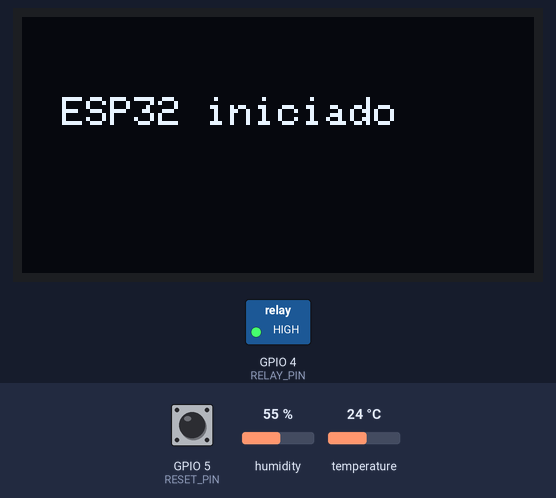
A sketch run on a simulated ESP32. Parts: 128×64 one-colour display, switched loads named in the sketch (green lamp = pin HIGH). The inputs (shaded band) are chosen by the test bench; at power-on: GPIO 5 (RESET_PIN) HIGH, humidity 55 %, temperature 24 °C. WiFi joins after 1.5 s; servers stay silent unless stated; network time is answered at once with the bench clock; the local clock reads 2024-03-15 10:24:30 at power-on unless the sketch sets it; what the sketch prints to the serial monitor is not drawn. At 9.0 s the program restarts the board; the recording ends there.

Above: at 3.1 s.
At 7.9 s:
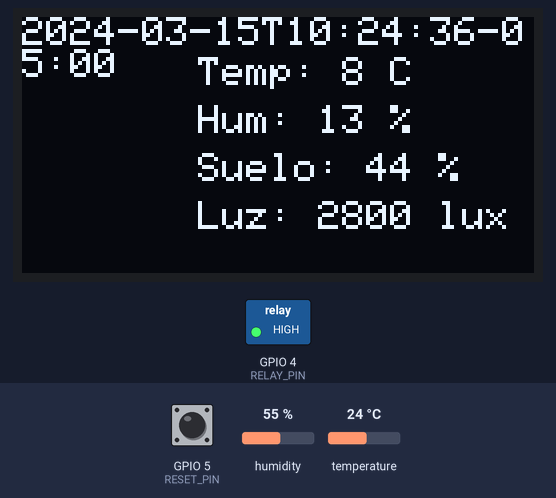
8.0 s: GPIO 5 (RESET_PIN) pulled LOW for 0.15 s
At 8.8 s:
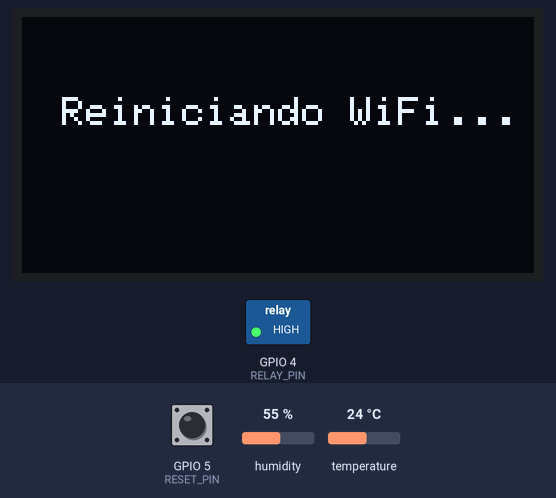
Timing chart, 0 to 9.0 s (numbered marks = the images above; inputs shaded):
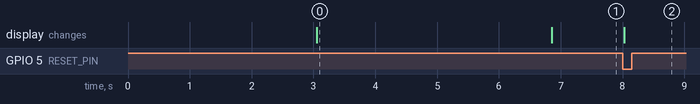

The sketch:

sketch_mar7a.ino
```cpp
#include <WiFi.h>
#include <WiFiManager.h>
#include <WebSocketsClient.h>
#include <HTTPClient.h>
#include <DHT.h>
#include <Wire.h>
#include <Adafruit_GFX.h>
#include <Adafruit_SSD1306.h>
#include <ArduinoJson.h>
#include <WiFiUdp.h>
#include <NTPClient.h>

// 📌 Configuración del sensor DHT22
#define DHTPIN 2
#define DHTTYPE DHT22
DHT dht(DHTPIN, DHTTYPE);

// 📌 Configuración del sensor YL-69
#define YL69_PIN A0 // Pin analógico A0 para YL-69

// 📌 Configuración del relé
#define RELAY_PIN 4 // Pin para el relé (control de la electrobomba)

// 📌 Configuración del sensor de luminosidad (LDR)
#define LIGHT_PIN A1 // Pin analógico A1 para LDR

// 📌 Configuración de la pantalla OLED
#define SCREEN_WIDTH 128
#define SCREEN_HEIGHT 64
#define OLED_RESET 16
Adafruit_SSD1306 display(SCREEN_WIDTH, SCREEN_HEIGHT, &Wire, OLED_RESET);

// 📌 Configuración del botón de reinicio
#define RESET_PIN 5
#define DEBOUNCE_TIME 200 // Tiempo de debounce (ms)

// ⏰ Configuración NTP
WiFiUDP ntpUDP;
NTPClient timeClient(ntpUDP, "pool.ntp.org", -18000, 60000); // UTC-5 (Colombia)

// 🌐 Configuración HTTP/WebSocket
const char* websocket_server = "192.168.101.6";
const int websocket_port = 8000;
const char* websocket_path = "/ws/api/mide/";
const char* sensoresUrl = "http://192.168.101.6:8000/api/sensores/";
WebSocketsClient webSocket;

// WiFiManager
WiFiManager wm;

// Variables para el botón
volatile bool resetWiFi = false;
unsigned long lastDebounceTime = 0;

// Variables para nombres de sensores
String tempSensorName = "Esperando...";
String humSensorName = "Esperando...";
String soilSensorName = "Esperando...";
String lightSensorName = "Esperando...";

// Promedio móvil
#define WINDOW_SIZE 5
float tempBuffer[WINDOW_SIZE];
float humidityBuffer[WINDOW_SIZE];
float soilBuffer[WINDOW_SIZE];
float lightBuffer[WINDOW_SIZE];
int bufferIndex = 0;
bool bufferFilled = false;

// Tiempo para actualizar
unsigned long lastSensorUpdate = 0;
const unsigned long sensorUpdateInterval = 60000; // 1 minuto
unsigned long lastMideUpdate = 0;
const unsigned long mideUpdateInterval = 5000; // 5 segundos

void IRAM_ATTR handleResetButton() {
  unsigned long currentTime = millis();
  if (currentTime - lastDebounceTime > DEBOUNCE_TIME) {
    resetWiFi = true;
    lastDebounceTime = currentTime;
  }
}

// Calcular promedio móvil
float calculateMovingAverage(float newValue, float buffer[]) {
  buffer[bufferIndex] = newValue;
  bufferIndex = (bufferIndex + 1) % WINDOW_SIZE;
  if (bufferIndex == 0) bufferFilled = true;
  float sum = 0.0;
  int count = bufferFilled ? WINDOW_SIZE : bufferIndex;
  for (int i = 0; i < count; i++) {
    sum += buffer[i];
  }
  return sum / count;
}

// Obtener fecha y hora en ISO 8601
String getDateTimeISO() {
  timeClient.update();
  unsigned long epochTime = timeClient.getEpochTime();
  struct tm *ptm = gmtime((time_t *)&epochTime);
  char dateTime[30];
  sprintf(dateTime, "%04d-%02d-%02dT%02d:%02d:%02d-05:00",
          ptm->tm_year + 1900, ptm->tm_mon + 1, ptm->tm_mday,
          ptm->tm_hour, ptm->tm_min, ptm->tm_sec);
  return String(dateTime);
}

// Inicializar OLED
void inicializarOLED() {
  if (!display.begin(SSD1306_SWITCHCAPVCC, 0x3C)) {
    Serial.println("❌ Error al inicializar el OLED");
    for(;;);
  }
  display.clearDisplay();
  display.setTextSize(1);
  display.setTextColor(SSD1306_WHITE);
  display.setCursor(10, 20);
  display.println("ESP32 iniciado");
  display.display();
  delay(2000);
}

// Mostrar datos en OLED
void mostrarEnOLED(int localTemp, int localHum, int localSoil, int localLight) {
  display.clearDisplay();
  display.setTextColor(SSD1306_WHITE);
  display.setTextSize(1);
  display.setCursor(0, 0);
  display.println(getDateTimeISO());
  display.setCursor((SCREEN_WIDTH - 40) / 2, 10);
  display.println("Temp: " + String(localTemp) + " C");
  display.setCursor((SCREEN_WIDTH - 40) / 2, 22);
  display.println("Hum: " + String(localHum) + " %");
  display.setCursor((SCREEN_WIDTH - 40) / 2, 34);
  display.println("Suelo: " + String(localSoil) + " %");
  display.setCursor((SCREEN_WIDTH - 40) / 2, 46);
  display.println("Luz: " + String(localLight) + " lux");
  display.display();
}

// Obtener nombres de sensores por HTTP GET
void updateSensorNames() {
  if (WiFi.status() == WL_CONNECTED) {
    HTTPClient http;
    http.begin(sensoresUrl);
    int httpCode = http.GET();
    if (httpCode == HTTP_CODE_OK) {
      String payload = http.getString();
      Serial.println("📥 Respuesta de sensores: " + payload);
      DynamicJsonDocument doc(1024);
      DeserializationError error = deserializeJson(doc, payload);
      if (!error && doc.is<JsonArray>()) {
        for (JsonObject sensor : doc.as<JsonArray>()) {
          int id_sensor = sensor["id"];
          const char* nombre_sensor = sensor["nombre_sensor"];
          if (nombre_sensor) {
            if (id_sensor == 1) tempSensorName = String(nombre_sensor);
            else if (id_sensor == 2) humSensorName = String(nombre_sensor);
            else if (id_sensor == 3) soilSensorName = String(nombre_sensor);
            else if (id_sensor == 4) lightSensorName = String(nombre_sensor);
          }
        }
      }
    }
    http.end();
  }
}

// Callback WebSocket
void webSocketEvent(WStype_t type, uint8_t * payload, size_t length) {
  switch(type) {
    case WStype_DISCONNECTED:
      Serial.println("⚠ Desconectado del WebSocket");
      break;
    case WStype_CONNECTED:
      Serial.println("✅ Conectado al WebSocket");
      break;
    case WStype_TEXT:
      Serial.println("📥 Mensaje recibido: " + String((char*)payload));
      break;
    case WStype_ERROR:
      Serial.println("❌ Error en WebSocket: " + String((char*)payload));
      break;
  }
}

// Enviar datos por WebSocket
void sendWebSocketData(int sensorId, int plantacionId, float value) {
  DynamicJsonDocument doc(128);
  doc["fk_id_sensor"] = sensorId;
  doc["fk_id_plantacion"] = plantacionId;
  doc["valor_medicion"] = (int)value;
  String jsonData;
  serializeJson(doc, jsonData);
  webSocket.sendTXT(jsonData);
  Serial.print("🌡 Enviando (Sensor ");
  Serial.print(sensorId);
  Serial.print("): ");
  Serial.println(jsonData);
}

void setup() {
  Serial.begin(115200);
  while (!Serial) delay(1);
  Serial.println("=== Sistema iniciado ===");

  pinMode(RESET_PIN, INPUT_PULLUP);
  attachInterrupt(digitalPinToInterrupt(RESET_PIN), handleResetButton, FALLING);
  Serial.println("👆 Pin de reinicio: D5");

  pinMode(YL69_PIN, INPUT); // Configura A0 como entrada para YL-69
  pinMode(LIGHT_PIN, INPUT); // Configura A1 como entrada para LDR
  pinMode(RELAY_PIN, OUTPUT); // Configura pin del relé como salida
  digitalWrite(RELAY_PIN, HIGH); // Relé apagado inicialmente (lógica inversa)
  Serial.println("🔌 Relé configurado en D4");

  dht.begin();
  delay(3000);

  inicializarOLED();

  Serial.println("📡 Configurando WiFiManager...");
  wm.setDebugOutput(true);
  wm.setAPCallback([](WiFiManager *myWiFiManager) {
    Serial.println("📍 Modo AP activado");
    Serial.print("SSID: ");
    Serial.println(myWiFiManager->getConfigPortalSSID());
    Serial.print("IP del portal: ");
    Serial.println(WiFi.softAPIP());
  });
  wm.setConfigPortalTimeout(180);
  wm.setConnectTimeout(60);

  Serial.println("🔌 Conectando a WiFi...");
  bool res = wm.autoConnect("ESP32-Config", "12345678");
  if (!res) {
    Serial.println("❌ Fallo al conectar al WiFi. Reiniciando...");
    delay(3000);
    ESP.restart();
  } else {
    Serial.println("✅ WiFi conectado");
    Serial.print("📡 IP: ");
    Serial.println(WiFi.localIP());
  }

  timeClient.begin();
  timeClient.forceUpdate();

  for (int i = 0; i < WINDOW_SIZE; i++) {
    tempBuffer[i] = 0.0;
    humidityBuffer[i] = 0.0;
    soilBuffer[i] = 0.0;
    lightBuffer[i] = 0.0;
  }

  // Iniciar WebSocket
  webSocket.begin(websocket_server, websocket_port, websocket_path);
  webSocket.onEvent(webSocketEvent);
  webSocket.setReconnectInterval(5000);

  updateSensorNames();
}

void loop() {
  if (resetWiFi) {
    Serial.println("🔄 Botón de reinicio presionado. Borrando credenciales...");
    display.clearDisplay();
    display.setTextSize(1);
    display.setTextColor(SSD1306_WHITE);
    display.setCursor(10, 20);
    display.println("Reiniciando WiFi...");
    display.display();
    wm.resetSettings();
    resetWiFi = false;
    delay(1000);
    ESP.restart();
  }

  if (WiFi.status() != WL_CONNECTED) {
    Serial.println("⚠ WiFi desconectado. Reconectando...");
    wm.autoConnect("ESP32-Config", "12345678");
  }

  webSocket.loop();

  unsigned long currentMillis = millis();

  // Actualizar nombres de sensores
  if (currentMillis - lastSensorUpdate >= sensorUpdateInterval) {
    updateSensorNames();
    lastSensorUpdate = currentMillis;
  }

  // Leer y enviar datos de sensores
  if (currentMillis - lastMideUpdate >= mideUpdateInterval) {
    // Leer DHT22
    float rawTemperature = dht.readTemperature();
    float rawHumidity = dht.readHumidity();
    static int dhtErrors = 0;

    // Leer YL-69 (humedad del suelo)
    int rawSoil = analogRead(YL69_PIN);
    float soilMoisture = map(rawSoil, 3500, 200, 0, 100); // Calibrado: seco (3500) a húmedo (200)
    float smoothedSoil = calculateMovingAverage(soilMoisture, soilBuffer);
    int suelo = constrain((int)smoothedSoil, 0, 100);

    // Control del relé basado en la humedad del suelo
    static bool pumpState = false;
    if (suelo < 30 && !pumpState) {
      digitalWrite(RELAY_PIN, LOW); // Activar relé (lógica inversa)
      pumpState = true;
      Serial.println("💧 Humedad del suelo < 30% (" + String(suelo) + "%), bomba ACTIVADA");
    } else if (suelo > 70 && pumpState) {
      digitalWrite(RELAY_PIN, HIGH); // Desactivar relé (lógica inversa)
      pumpState = false;
      Serial.println("💧 Humedad del suelo > 70% (" + String(suelo) + "%), bomba DESACTIVADA");
    }

    // Leer LDR
    int rawLight = analogRead(LIGHT_PIN);
    float lightLevel;
    const int minRawLight = 200;  // Ajusta según tus mediciones (oscuridad)
    const int maxRawLight = 3500; // Ajusta según tus mediciones (luz brillante)
    if (rawLight <= minRawLight) {
      lightLevel = 0;
    } else if (rawLight >= maxRawLight) {
      lightLevel = 10000;
    } else {
      lightLevel = map(rawLight, minRawLight, maxRawLight, 0, 10000);
    }
    float smoothedLight = calculateMovingAverage(lightLevel, lightBuffer);
    int luz = constrain((int)smoothedLight, 0, 10000);

    if (!isnan(rawTemperature) && !isnan(rawHumidity) &&
        rawTemperature >= -40 && rawTemperature <= 80 &&
        rawHumidity >= 0 && rawHumidity <= 100) {
      float smoothedTemperature = calculateMovingAverage(rawTemperature, tempBuffer);
      float smoothedHumidity = calculateMovingAverage(rawHumidity, humidityBuffer);

      int temperatura = constrain((int)smoothedTemperature, -40, 80);
      int humedad = constrain((int)smoothedHumidity, 0, 100);

      // Imprimir valores para depuración
      Serial.print("🌡 Temperatura: ");
      Serial.print(temperatura);
      Serial.println(" °C");
      Serial.print("💧 Humedad: ");
      Serial.print(humedad);
      Serial.println(" %");
      Serial.print("🌱 Humedad del suelo: ");
      Serial.print(suelo);
      Serial.println(" %");
      Serial.print("💡 Luz: ");
      Serial.print(luz);
      Serial.println(" lux)");

      // Enviar por WebSocket
      sendWebSocketData(1, 1, temperatura); // Temperatura
      sendWebSocketData(2, 1, humedad);     // Humedad
      sendWebSocketData(3, 1, suelo);      // Humedad suelo
      sendWebSocketData(4, 1, luz);        // Luminosidad

      mostrarEnOLED(temperatura, humedad, suelo, luz);
      dhtErrors = 0; // Resetear contador de errores si la lectura es exitosa
    } else {
      dhtErrors++;
      Serial.println("⚠ Error al leer DHT22: valores inválidos, intento: " + String(dhtErrors));
      if (dhtErrors >= 5) {
        Serial.println("Reiniciando sensor DHT22...");
        dht.begin();
        dhtErrors = 0;
      }
      display.clearDisplay();
      display.setTextColor(SSD1306_WHITE);
      display.setTextSize(1);
      display.setCursor(10, 20);
      display.println("Error DHT22");
      display.display();
    }
    lastMideUpdate = currentMillis;
  }
}
```

Measured:
- after the input at 8.0 s, the display: changes at once (image 2)
- what the display in image 0 shows lasts 3.8 s, from 3.1 s to 6.9 s
